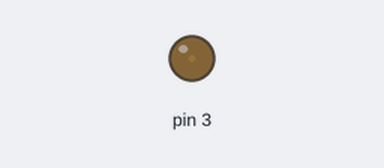
Simulated run of this sketch. Board: Arduino Uno, built with avr-gcc and run on an emulated ATmega328P. On the bench: output pins drawn as LEDs (lit = HIGH).

Above: at 0.15 s.
At 5.25 s:
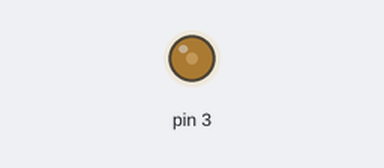
Timing chart, 0 to 5.3 s (numbered marks = the images above):
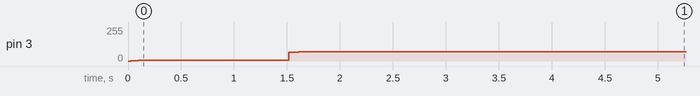

Measured:
- by itself, pin 3: moves from 0/255 to 71/255 over 1.7 s

The sketch:

sloe_dub.ino
```cpp
//OUTPUT=D0

//PLUG IN A JACK TO DO AND WAIT....THIS PUTS OUT AUDIO...give it time!!!


#include "wiring_private.h"
#undef round
#undef abs


void setup()  {

  pinMode(3, OUTPUT);

}

long t = 0;
int i = 0;

void loop() {
  if (++i != 64) return;
  i = 0;
  t++;

  long myValue;

  myValue=
((t*(t>>8|t>>9)&46&t>>8)) ^ (t&t>>13|t>>6);


analogWrite(3, myValue);


  return;


return;
}
```
